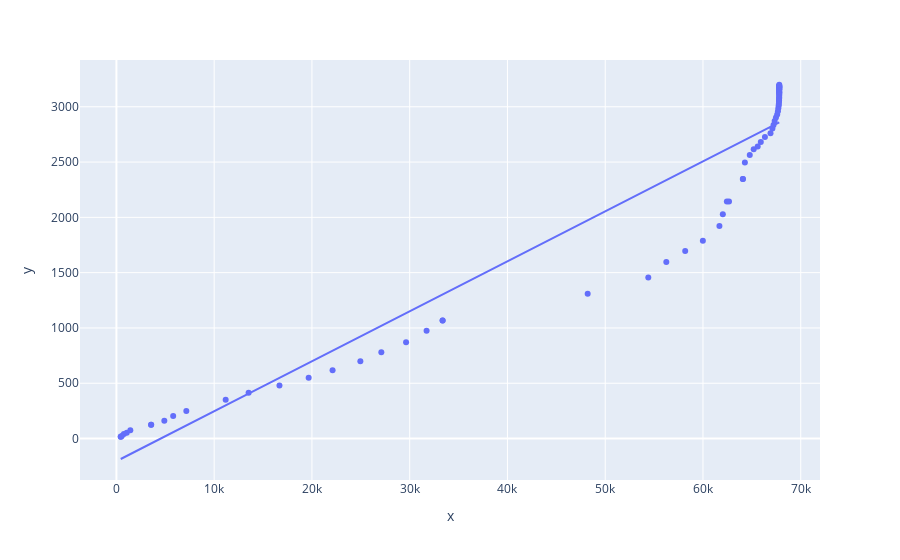

Write notebook code for a chart like this one.
### Code cell
fig = px.scatter(x=train_use['ConfirmedCases'], y=train_use['Fatalities'], trendline="ols")
fig.show()
